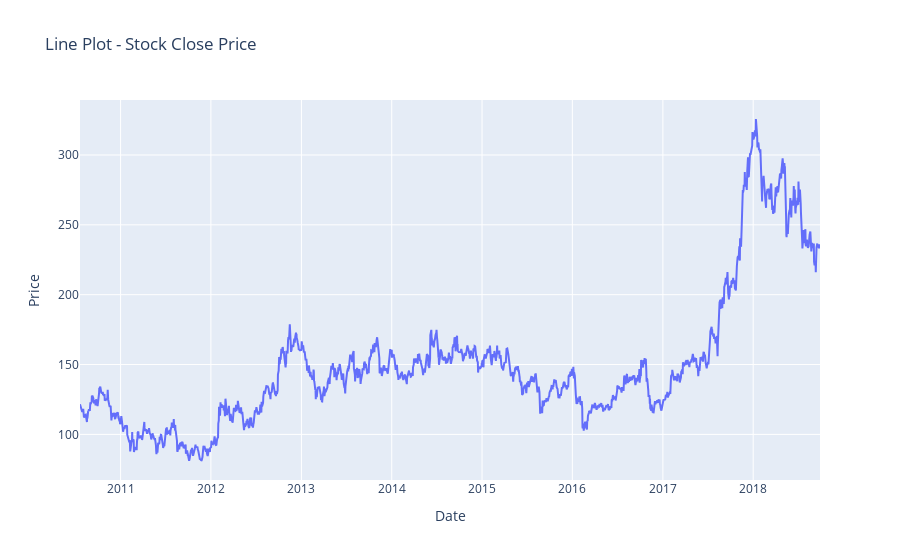

The code cell stored with this chart in its notebook:
### Code cell
trace = go.Scatter(
    x=df.index,
    y=df['Close'],
    mode='lines',
    name='Close Price'
)

layout = go.Layout(
    title='Line Plot - Stock Close Price',
    xaxis=dict(title='Date'),
    yaxis=dict(title='Price')
)

data = [trace]

fig = go.Figure(data=data, layout=layout)

fig.show()

### Figure 1 — Plotly figure (JSON) as saved in the notebook; plotly's stock layout.template omitted (floating-point values rounded to 4 significant figures; data arrays with more than 128 entries replaced by an {"elided": "..."} marker saying what was removed)
{"data": [{"mode": "lines", "name": "Close Price", "type": "scatter", "x": {"elided": "2035 str values"}, "y": {"elided": "2035 float values"}}], "layout": {"autosize": true, "title": {"text": "Line Plot - Stock Close Price"}, "xaxis": {"autorange": true, "range": ["2010-07-21", "2018-09-28"], "title": {"text": "Date"}, "type": "date"}, "yaxis": {"autorange": true, "range": [67.35, 339.4], "title": {"text": "Price"}, "type": "linear"}}}
